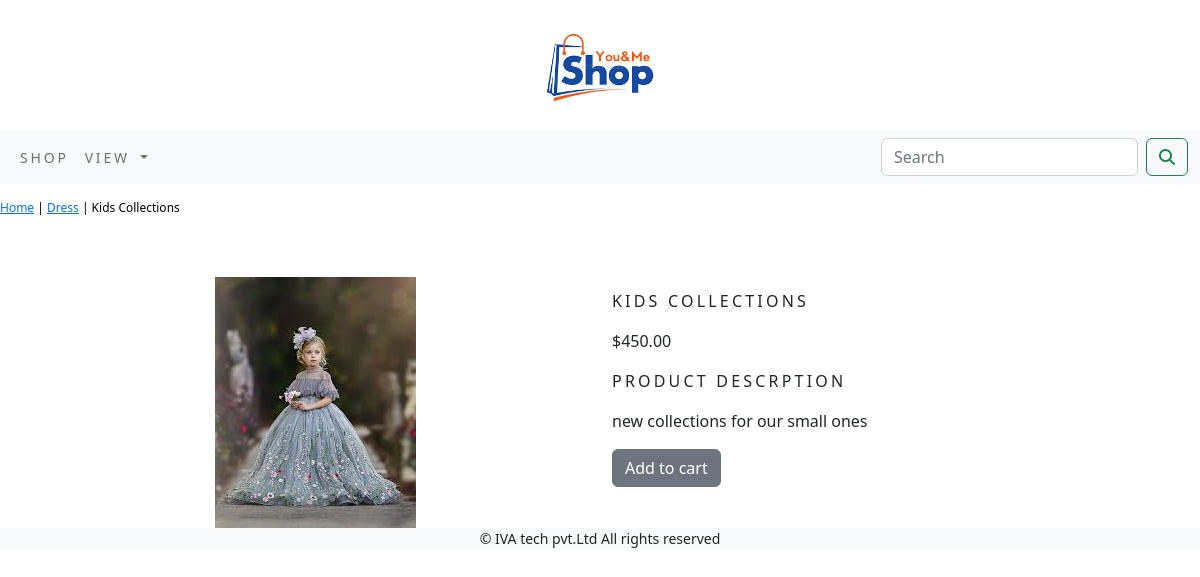
The app's page /shop/dress/kids-collections/ with its own data.
### shop/models.py (models this page shows, shortened)
class Product(models.Model):
    name = models.CharField(max_length=250,unique=True)
    slug = models.SlugField(max_length=250, unique=True)
    description = models.TextField(blank=True)
    price=models.DecimalField(max_digits=10,decimal_places=2)
    category=models.ForeignKey(Category,on_delete=models.CASCADE)
    image = models.ImageField(upload_to='product', blank=True)
    stock=models.IntegerField()
    available=models.BooleanField(default=True)
    created=models.DateTimeField(auto_now_add=True)
    updated=models.DateTimeField(auto_now=True)
    class Meta:
        ordering=('name',)
        verbose_name='product'
        verbose_name_plural='products'

class Category(models.Model):
    name=models.CharField(max_length=250)
    slug=models.SlugField(max_length=250,unique=True)
    description=models.TextField(blank=True)
    image=models.ImageField(upload_to='category',blank=True)
    class Meta:   ## for storing all the information and ordering items -
        ordering=('name',)
        verbose_name='category'
        verbose_name_plural='categories'
    def get_url(self):
        return reverse('shop:products_by_category',args=[self.slug,])
    def __str__(self):
        return '{}'.format(self.name)

### shop/views.py (the view)
# urls.py: path('<slug:c_slug>/<slug:product_slug>/',views.proDetail,name='prodCatdetail')
def proDetail(request,c_slug,product_slug):
    try:
        product=Product.objects.get(category__slug=c_slug,slug=product_slug)
    except Exception as e:
        raise e
    return render(request,'product.html',{'product':product})

### cart_app/context_processors.py (called while the page is built)
def counter(request):
    item_count=0
    if 'admin' in request.path:
        return {}
    else:
        try:
            cart=Cart.objects.filter(cart_id=_cart_id(request))
            car_items=CartItem.objects.all().filter(cart=cart[:1])
            for cart_item in car_items:
                item_count+=cart_item.quantity
        except Cart.DoesNotExist:
            item_count = 0
    return dict(item_count=item_count)

### cart_app/views.py (called while the page is built)
def _cart_id(request):
   cart=request.session.session_key
   if not cart:
      cart=request.session.create()
   return cart

### shop/context_processors.py (called while the page is built)
def menu_links(request):
    links=Category.objects.all()
    return dict(links=links)

### templates/product.html (shortened to what this page needs)
{% extends 'base.html' %}
{% load static %}
{% block content %}
<div class="row my_prod_row_class">
    <div class="mx_auto">
        <p><a href="{% url 'shop:allProductCat' %}">Home</a> | <a href="{{product.category.get_url}}">{{product.category}}</a> | {{product.name}}</p>
    </div>
</div>
<div class="container">
<br>
<div class="row">
    <div class="col-12 col-sm-12 col-md-12 col-lg-6 text-center">
        <img src="{{product.image.url}}" alt="{{product.name}}">
    </div>
        <div class="col-12 col-sm-12 col-md-12 col-lg-6">
            <div>
            <h1 class="my_prod_title">{{product.name}}</h1>
            <p>${{product.price}}</p>
            <p class="my_title">Product Descrption</p>
            <p class="text-justify my_prod_text">{{product.description}}</p>
            {% if product.stock <= 0 %}
                <p class="text-justify my_prod_text"><b>out of stock</b></p>
            {% else %}
                <a class="btn btn-secondary" href="{% url 'cart_app:add_cart' product.id %}">Add to cart</a>
            {% endif %}
            </div>
        </div>
</div>
    </div>
{% endblock %}

### static/css/custom.css (style rules this page uses)
.my_title { font-size:16px; text-transform:uppercase; letter-spacing: .2em; }
.my_prod_row_class { padding-top :15px; padding-bottom :20px; }
.my_prod_row_class .mx_auto { color:#000; font-size:12px; text-decoration:none; }
.my_prod_title { font-size:16px; text-transform:uppercase; letter-spacing:.2em; padding-top:15px; padding-bottom:10px; }
.my_prod_text { padding-right:20px; }

### records on screen
Product: category "Dress", name "Kids Collections", image (picture), name "KIDS COLLECTIONS", price "450.00", description "new collections for our small ones"
